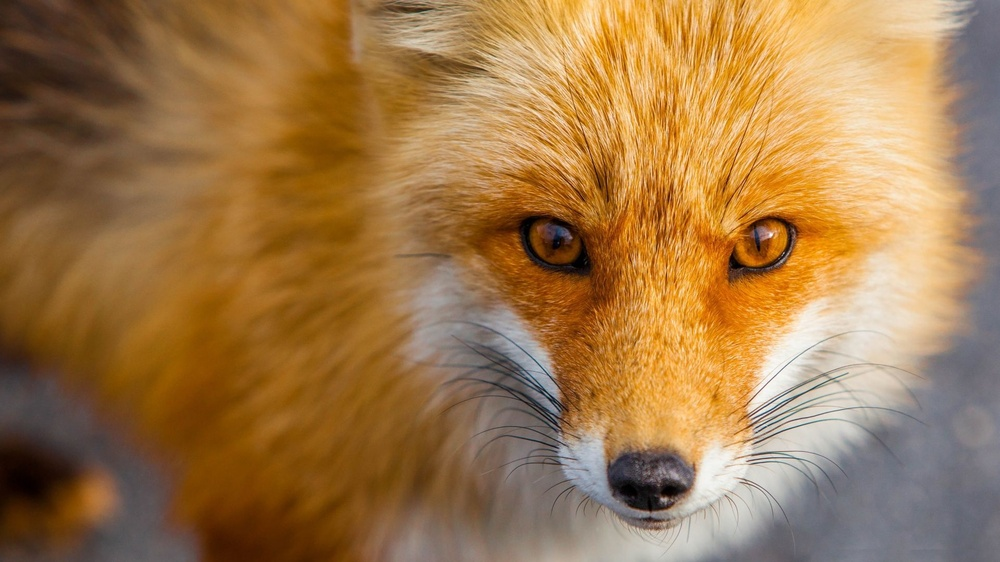
#> input picture Chapter-1/image.jpg, 1000 x 562 px, shrunk from 1920 x 1080 before the run
$ python 8-Histogram.py
#> lines starting #> are read from the running program, lines starting #| are printed output that depends on the picture
import numpy as np
import cv2
from matplotlib import pyplot as plt

image = cv2.imread('image.jpg')
#> image is the input picture: shape (562, 1000, 3); mean B, G, R 74.1, 120.1, 159.1

## For Extra Resources https://docs.opencv.org/3.1.0/d1/db7/tutorial_py_histogram_begins.html


# we can directly use MatplotLib to directly plot Histogram
plt.hist(image.ravel(),256,[0,256])
plt.show()
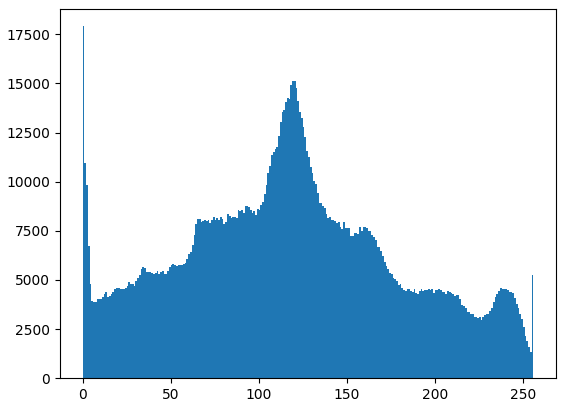
#> figure drawn by matplotlib, 1 panel; tallest bar 17909 high, from x = 0 to 1

## OR


     #cv2.calcHist(images, channels, mask, histSize, ranges[, hist[, accumulate]])
#hist = cv2.calcHist([image],[0],None,[256],[0,256])

# So now we use cv2.calcHist() function to find the histogram. Let's familiarize with the function and its parameters :
# cv2.calcHist(images, channels, mask, histSize, ranges[, hist[, accumulate]])
# images : it is the source image of type uint8 or float32. it should be given in square brackets, ie, "[img]".
# channels : it is also given in square brackets. It is the index of channel for which we calculate histogram. For example, if input is grayscale image, its value is [0]. For color image, you can pass [0], [1] or [2] to calculate histogram of blue, green or red channel respectively.
# mask : mask image. To find histogram of full image, it is given as "None". But if you want to find histogram of particular region of image, you have to create a mask image for that and give it as mask. (I will show an example later.)
# histSize : this represents our BIN count. Need to be given in square brackets. For full scale, we pass [256].
# ranges : this is our RANGE. Normally, it is [0,256].

color = ('b', 'g', 'r')

for i, col in enumerate(color):
    histr = cv2.calcHist([image], [i], None, [256], [0, 256])
    plt.plot(histr, color=col)
    plt.xlim([0, 256])
    plt.show()
#> this loop made 3 passes
#> pass 1, `plt.show()`:
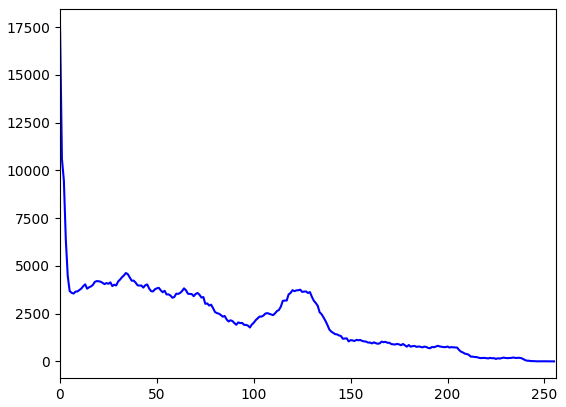
#> figure drawn by matplotlib, 1 panel; curve peaks at x = 0, y = 17597
#> pass 2, `plt.show()`:
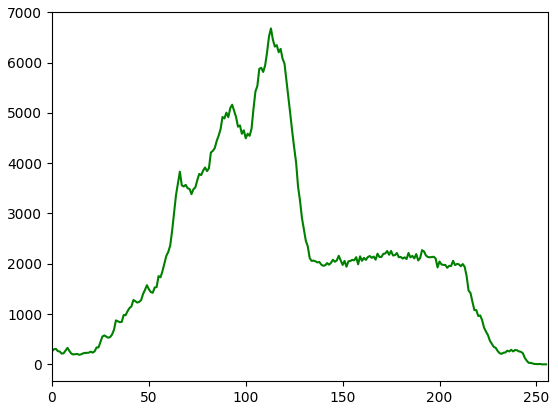
#> figure drawn by matplotlib, 1 panel; curve peaks at x = 113, y = 6679
